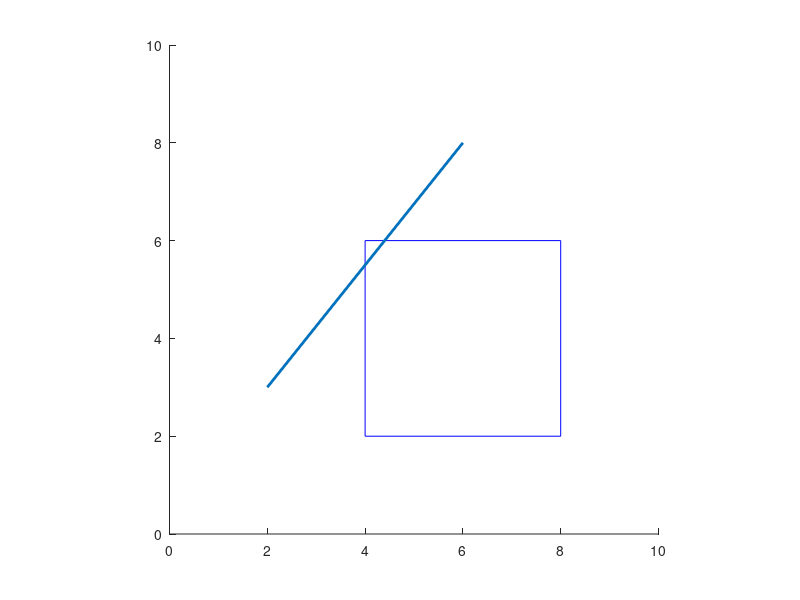

Here is the MATLAB script that generated this plot:
% % base point
% center = [10 0];
% % create vertical line
% l1 = [center 0 1];
% % circle
% c1 = [center 5];
% pts = intersectLineCircle(l1, c1);
% % draw the result
figure; clf; hold on;
axis([0 10 0 10]);
% drawLine([4.0866 50.8456 14.0866 50.8456]);
% drawLine([0 0 2 3])
% % drawCircle(c1);
% drawPoint([20 30], 'rx');
 

% drawEdge([0 0 60 35])
% line = edgeToLine(edge);
% % 
% % line = [30 40 10 0];
% % box = [0 100 0 100];
% % res = clipLine(line, box);
% drawLine(line)
% % drawLine(res)
% % 
% % circle = circleToPolygon([10 0 5], 16);
% % 
% % drawPolygon(circle);

RECT = [6 4 4 4];
% drawRect2(RECT)
POLY = orientedBoxToPolygon(RECT);
drawPolygon(POLY);



EDGE = [2 3 6 8];
% line = edgeToLine(edge);
% drawLine(line, 'color', 'g')
drawEdge(EDGE, 'linewidth', 2)

inter = intersectEdgePolygon(EDGE, POLY)




axis equal;
